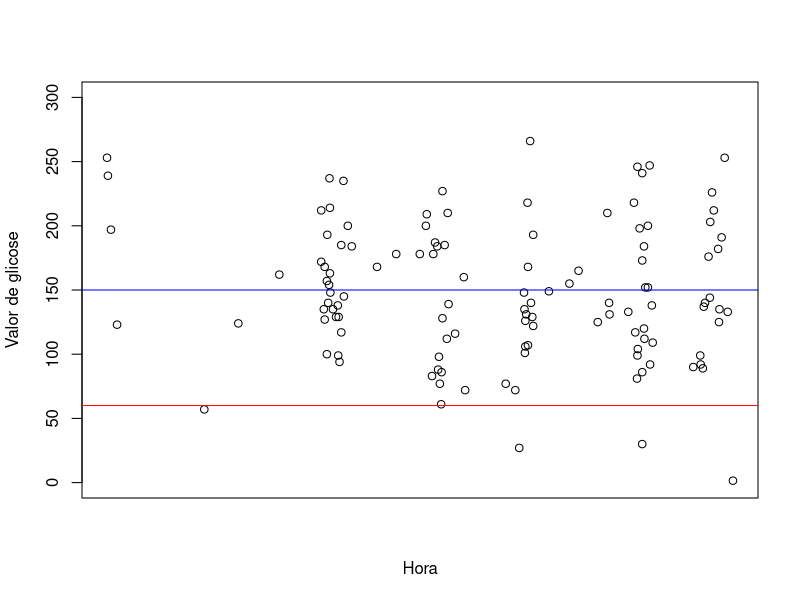
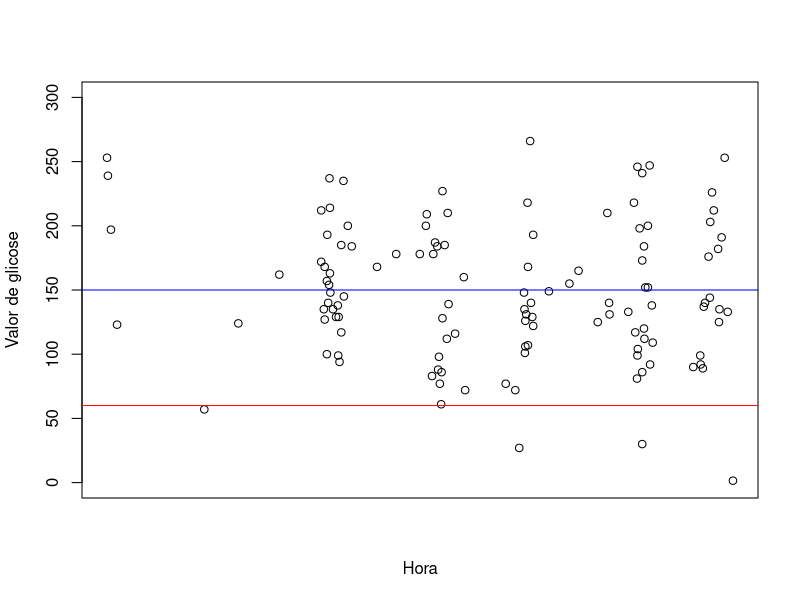

Here is the R script that generated these plots, in order: (Note: this script raises an error after producing the figures.)
setwd("~/Tese/Tese/Databases/CSV/Data")

joaquim <- read.csv("TeresaVieira.csv")

#joaquim[is.na(joaquim)] <-0
joaquim$Day <- weekdays(as.Date(joaquim$DateTime))
joaquim$Period <- format(as.POSIXlt(joaquim$DateTime), "%H:%M:%S")


joaquim$DateTime <- NULL

for(i in 1:nrow(joaquim)){
  if(strptime(joaquim$Period[i], "%H:%M:%S") >= strptime("06:00:00", "%H:%M:%S") & strptime(joaquim$Period[i], "%H:%M:%S") < strptime("12:00:00", "%H:%M:%S"))
  {
    joaquim$Period[i] = 1
  } else if(strptime(joaquim$Period[i], "%H:%M:%S") >= strptime("12:00:00", "%H:%M:%S") & strptime(joaquim$Period[i], "%H:%M:%S") < strptime("20:00:00", "%H:%M:%S")){
    joaquim$Period[i] = 2
  } else{
    joaquim$Period[i] = 3
  }
}



################################################
###############################################
setwd("~/Tese/Tese/Databases/CSV/Data")


joaquim <- read.csv("TeresaVieira.csv")



#joaquim[is.na(joaquim)] <-0
joaquim$Day <- weekdays(as.Date(joaquim$DateTime))
joaquim$Period <- format(as.POSIXlt(joaquim$DateTime), "%H:%M:%S")

for(i in 1:nrow(joaquim)){
  if(joaquim$Value_Glucose[i]==0 || is.na(joaquim$Value_Glucose[i])) {
    joaquim$Value_Glucose[i] <- NA
  }
}
joaquim$DateTime <- NULL

#Gráficos por hora
joaquim$Period <- as.POSIXct(joaquim$Period, format="%H:%M")
plot(joaquim$Period, joaquim$Value_Glucose, xaxt="n", ylim=c(0,300), ylab="Valor de glicose", xlab="Hora")
axis.POSIXct(1, joaquim$Period, seq(from=as.POSIXct("2016-02-02 0:00"), to=as.POSIXct("2016-07-02 23:00"), by="hour"), format="%H:%M")
abline(h=60, col="red")
abline(h=150, col="blue")




setwd("~/Tese/Tese/Databases/CSV/Data")


joaquim <- read.csv("TeresaVieira.csv")



#joaquim[is.na(joaquim)] <-0
joaquim$Day <- weekdays(as.Date(joaquim$DateTime))
joaquim$Period <- format(as.POSIXlt(joaquim$DateTime), "%H:%M:%S")

joaquim$DateTime <- NULL

#Gráficos por hora
joaquim$Period <- as.POSIXct(joaquim$Period, format="%H:%M")
plot(joaquim$Period, joaquim$Value_Glucose, xaxt="n", ylim=c(0,300), ylab="Valor de glicose", xlab="Hora")
axis.POSIXct(1, joaquim$Period, seq(from=as.POSIXct("2016-02-02 0:00"), to=as.POSIXct("2016-07-02 23:00"), by="hour"), format="%H:%M")
abline(h=60, col="red")
abline(h=150, col="blue")


#por hora e dia da semana
joaquim$Period <- as.POSIXct(joaquim$Period, format="%H:%M")
plot(joaquim$Period[joaquim$Day=="Domingo"], joaquim$Value_Glucose[joaquim$Day=="Domingo"], xaxt="n", ylim = c(0,300), ylab="Valor de glicose", xlab="Domingo")
axis.POSIXct(1, joaquim$Period, seq(from=as.POSIXct("2016-02-02 0:00"), to=as.POSIXct("2016-07-02 23:00"), by="hour"), format="%H:%M")
abline(h=60, col="red")
abline(h=150, col="blue")

plot(joaquim$Period[joaquim$Day=="Segunda"], joaquim$Value_Glucose[joaquim$Day=="Segunda"], xaxt="n", ylim = c(0,300), ylab="Valor de glicose", xlab="Segunda")
axis.POSIXct(1, joaquim$Period, seq(from=as.POSIXct("2016-02-02 0:00"), to=as.POSIXct("2016-07-02 23:00"), by="hour"), format="%H:%M")
abline(h=60, col="red")
abline(h=150, col="blue")

plot(joaquim$Period[joaquim$Day=="Terça"], joaquim$Value_Glucose[joaquim$Day=="Terça"], xaxt="n", ylim = c(0,300), ylab="Valor de glicose", xlab="Terça")
axis.POSIXct(1, joaquim$Period, seq(from=as.POSIXct("2016-02-02 0:00"), to=as.POSIXct("2016-07-02 23:00"), by="hour"), format="%H:%M")
abline(h=60, col="red")
abline(h=150, col="blue")

plot(joaquim$Period[joaquim$Day=="Quarta"], joaquim$Value_Glucose[joaquim$Day=="Quarta"], xaxt="n", ylim = c(0,300), ylab="Valor de glicose", xlab="Quarta")
axis.POSIXct(1, joaquim$Period, seq(from=as.POSIXct("2016-02-02 0:00"), to=as.POSIXct("2016-07-02 23:00"), by="hour"), format="%H:%M")
abline(h=60, col="red")
abline(h=150, col="blue")

plot(joaquim$Period[joaquim$Day=="Quinta"], joaquim$Value_Glucose[joaquim$Day=="Quinta"], xaxt="n", ylim = c(0,300), ylab="Valor de glicose", xlab="Quinta")
axis.POSIXct(1, joaquim$Period, seq(from=as.POSIXct("2016-02-02 0:00"), to=as.POSIXct("2016-07-02 23:00"), by="hour"), format="%H:%M")
abline(h=60, col="red")
abline(h=150, col="blue")

plot(joaquim$Period[joaquim$Day=="Sexta"], joaquim$Value_Glucose[joaquim$Day=="Sexta"], xaxt="n", ylim = c(0,300), ylab="Valor de glicose", xlab="Sexta")
axis.POSIXct(1, joaquim$Period, seq(from=as.POSIXct("2016-02-02 0:00"), to=as.POSIXct("2016-07-02 23:00"), by="hour"), format="%H:%M")
abline(h=60, col="red")
abline(h=150, col="blue")

plot(joaquim$Period[joaquim$Day=="Sábado"], joaquim$Value_Glucose[joaquim$Day=="Sábado"], xaxt="n", ylim = c(0,300), ylab="Valor de glicose", xlab="Sábado")
axis.POSIXct(1, joaquim$Period, seq(from=as.POSIXct("2016-02-02 0:00"), to=as.POSIXct("2016-07-02 23:00"), by="hour"), format="%H:%M")
abline(h=60, col="red")
abline(h=150, col="blue")

par(mfrow=c(2,2))
